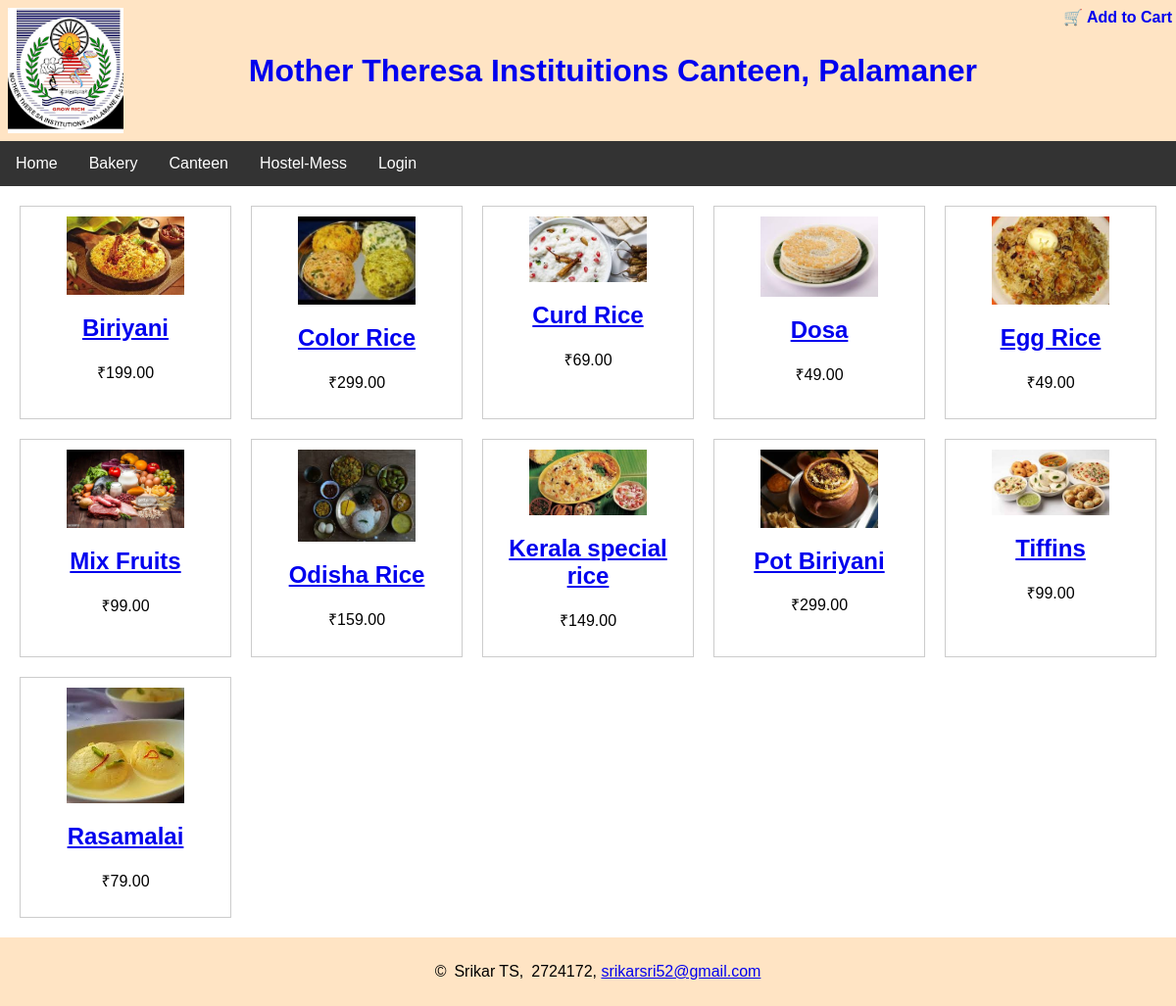
The app's page /canteen/ with its own data.
### canteen/models.py (models this page shows, shortened)
class CanteenModel(models.Model):
    name = models.CharField(max_length=100)
    description = models.TextField()
    price = models.DecimalField(max_digits=8, decimal_places=2)
    image = models.ImageField(upload_to='products/', blank=True, null=True)

### canteen/views.py (the view)
# urls.py: path('', views.product_list, name='product_list'),
def product_list(request):
    ob_products = CanteenModel.objects.all()
    return render(request, 'product_list.html', {'products': ob_products})

### canteen/templates/product_list.html (shortened to what this page needs)
{% extends 'master.html' %}
{% block content %}
    <div class="product-grid">
        {% for product in products %}
            <div class="product">
                {% if product.image %}
                    <img src="{{ product.image.url }}" alt="{{ product.name }}">
                {% endif %}
                <h2><a href="{% url 'product_detail' product.pk %}">{{ product.name }}</a></h2>
                <p>₹{{ product.price }}</p>
            </div>
        {% endfor %}
    </div>
{% endblock %}

### canteen/templates/master.html (shortened to what this page needs)
{% load static %}
<html>
<head>
	<link rel="stylesheet" href="{% static 'css/college_styles.css' %}">
</head>
<body>
	<nav>
        <img src='{% static "img/logo.png" %}' alt="College logo">
        <ul>
            <li><a href="#">Mother Theresa Instituitions Canteen, Palamaner</a></li>
        </ul>
        <div class="cart">
            <a href="#">🛒 Add to Cart</a>
        </div>
    </nav>
	<div class="navbar">
		<a href="#">Home</a>
		<a href="#">Bakery</a>
		<a href="{% url 'product_list' %}">Canteen</a>
		<a href="#">Hostel-Mess</a>
		<div class="login">
			<a href="#">Login</a>
		</div>
	</div>
    {% block content %}
    {% endblock %}
</body>
<footer>
    &copy;
    <p>Srikar TS, </p>
    <p>2724172,
    <a href="mailto:srikarsri52@gmail.com">srikarsri52@gmail.com</a>
</footer>
</html>

### canteen/static/css/college_styles.css (style rules this page uses)
body { font-family: Arial, Helvetica, sans-serif; margin: 0; padding: 0; width: 100%; overflow-x: hidden; }
nav { margin: 0; background-color: bisque; padding: 8px; display: flex; width: 99%; height: auto; }
nav img { margin: 0; display: flex; height: 8rem; }
nav ul { display: flex; justify-content: center; text-decoration: none; list-style: none; align-items: center; font-size: 32px; margin-left: auto; margin-right: auto; }
nav a { text-decoration: none; font-family: Verdana, Geneva, Tahoma, sans-serif; font-weight: 600; font-style: normal; }
.navbar { display: flex; flex-direction: row; justify-content: left; flex-wrap: wrap; overflow-x: auto; overflow-y: visible; background-color: #333; }
.navbar a { float: left; font-size: 16px; color: white; text-align: center; padding: 14px 16px; text-decoration: none; }
.login { float:right; background:inherit; color:inherit; }
footer { background-color: bisque; display: flex; flex-direction: row; justify-content: center; align-items: center; gap: 8px; padding: 10px; width: 100%; overflow-y: auto; bottom: 0; }

### canteen/templates/product_list.html (style rules this page uses)
img { max-width: 120px; }
.product-grid { display: grid; grid-template-columns: repeat(auto-fill, minmax(200px, 1fr)); gap: 20px; padding: 20px; }
.product { background-color: white; border: 1px solid #ccc; padding: 10px; text-align: center; }

### records on screen
CanteenModel: image (picture), name "Biriyani", price "199.00"
CanteenModel: image (picture), name "Color Rice", price "299.00"
CanteenModel: image (picture), name "Curd Rice", price "69.00"
CanteenModel: image (picture), name "Dosa", price "49.00"
CanteenModel: image (picture), name "Egg Rice", price "49.00"
CanteenModel: image (picture), name "Mix Fruits", price "99.00"
CanteenModel: image (picture), name "Odisha Rice", price "159.00"
CanteenModel: image (picture), name "Kerala special rice", price "149.00"
CanteenModel: image (picture), name "Pot Biriyani", price "299.00"
CanteenModel: image (picture), name "Tiffins", price "99.00"
CanteenModel: image (picture), name "Rasamalai", price "79.00"
